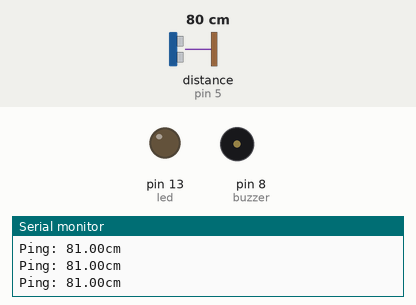
This sketch was run on a simulated Arduino Uno, built with avr-gcc and run on an emulated ATmega328P. Shown: output pins drawn as LEDs (lit = HIGH), buzzer (waves = sounding, pin HIGH), the last lines printed to the serial monitor. The test bench sets the inputs (shaded band); at power-on: distance to the obstacle (sensor on pin 5) 80 cm. The echo pulse lasts 58.3 µs per cm.

Above: at 1.2 s.
1.3 s: distance to the obstacle (sensor on pin 5) set to 11 cm
2.8 s: distance to the obstacle (sensor on pin 5) set to 8 cm
At 4.0 s:
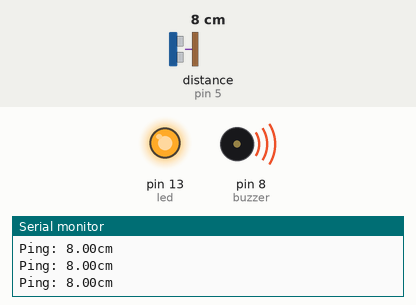
4.3 s: distance to the obstacle (sensor on pin 5) set to 18 cm
At 5.2 s:
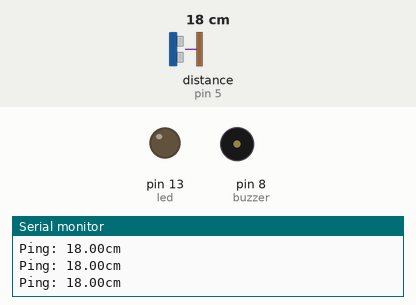
5.8 s: distance to the obstacle (sensor on pin 5) set to 2 cm
At 6.3 s:
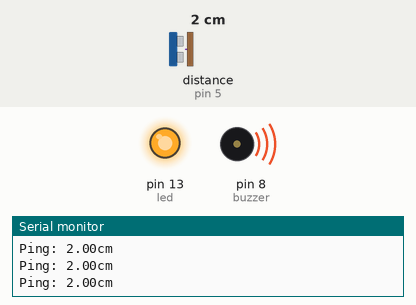
Timing chart, 0 to 8.3 s (numbered marks = the images above; inputs shaded):
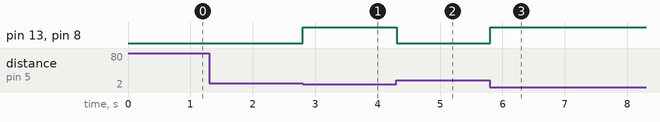

The sketch:

HC-SR04_Timer.ino
```cpp
#include <NewPing.h>
#include <Timer.h>
#define TRIGGER_PIN  6
#define ECHO_PIN     5
#define MAX_DISTANCE 200 // Maximum distance
#define led 13
#define buzzer 8

NewPing sonar(TRIGGER_PIN, ECHO_PIN, MAX_DISTANCE); // NewPing setup of pins and maximum distance.

Timer t; // 宣告 Timer 物件
float data; // 距離資料
float warnning = 10; // 警告距離

void setup() {
  Serial.begin(9600);
  pinMode(led, OUTPUT);
  pinMode(buzzer, OUTPUT);
  t.every(50, call_hcsr04);
  t.every(50, call_led);
  t.every(50, call_buzzer);
}

void loop() {
  t.update();
}

void call_hcsr04() {
  Serial.print("Ping: ");
  data = sonar.ping_cm();
  Serial.print(data); // Send ping, get distance in cm and print result (0 = outside set distance range)
  Serial.println("cm");
}

void call_led() {
  if(data > 0 && data < warnning) {
    digitalWrite(led, HIGH);
  } else {
    digitalWrite(led, LOW);
  }
}


void call_buzzer() {
  if(data > 0 && data < warnning) {
    digitalWrite(buzzer, HIGH);
  } else {
    digitalWrite(buzzer, LOW);
  }
}
```

Measured:
- the behaviour switches between 10 and 9 cm on distance to the obstacle (sensor on pin 5) (found by bisection; images 0 and 1)
- after the input at 2.8 s, pin 13 (led), pin 8 (buzzer): LOW → HIGH at once
- after the input at 4.3 s, pin 13 (led), pin 8 (buzzer): HIGH → LOW at once
- after the input at 5.8 s, pin 13 (led), pin 8 (buzzer): LOW → HIGH at once
